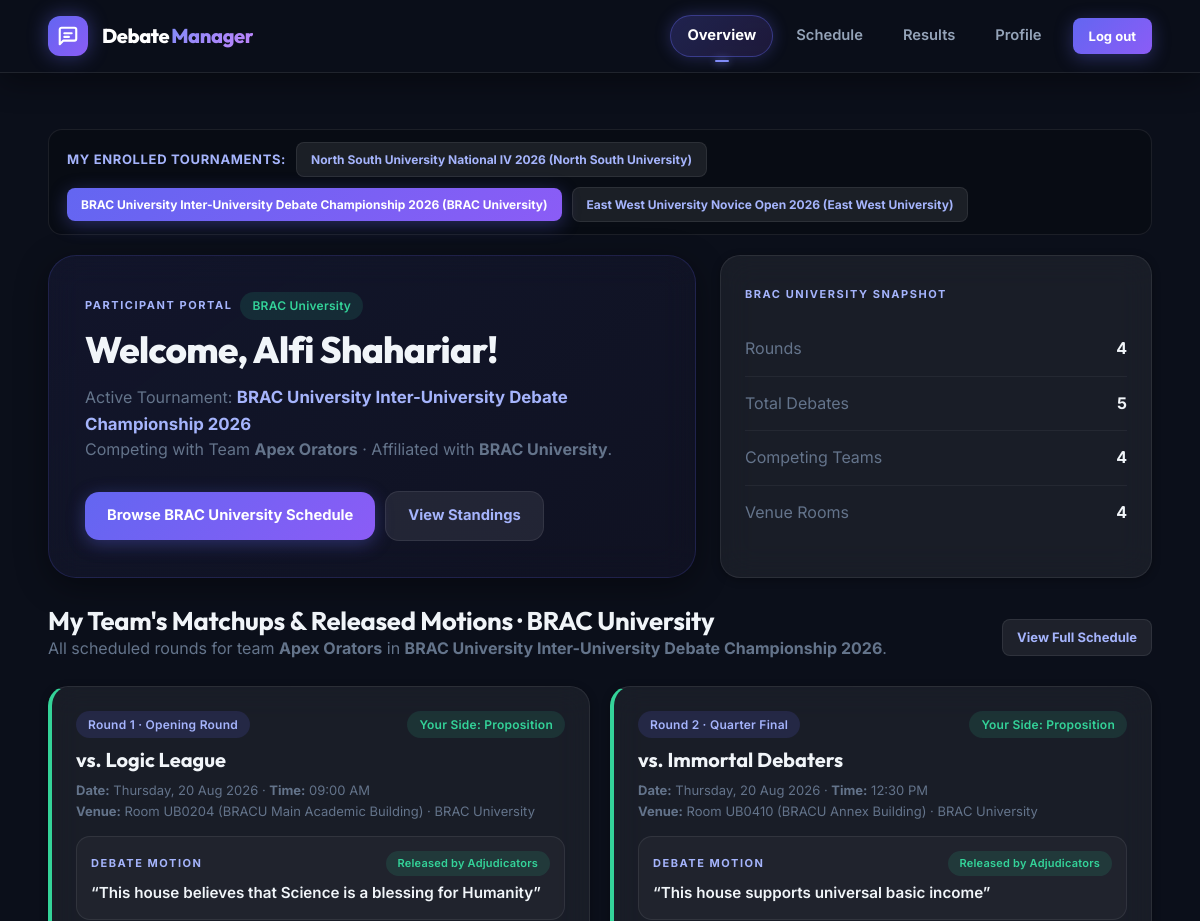
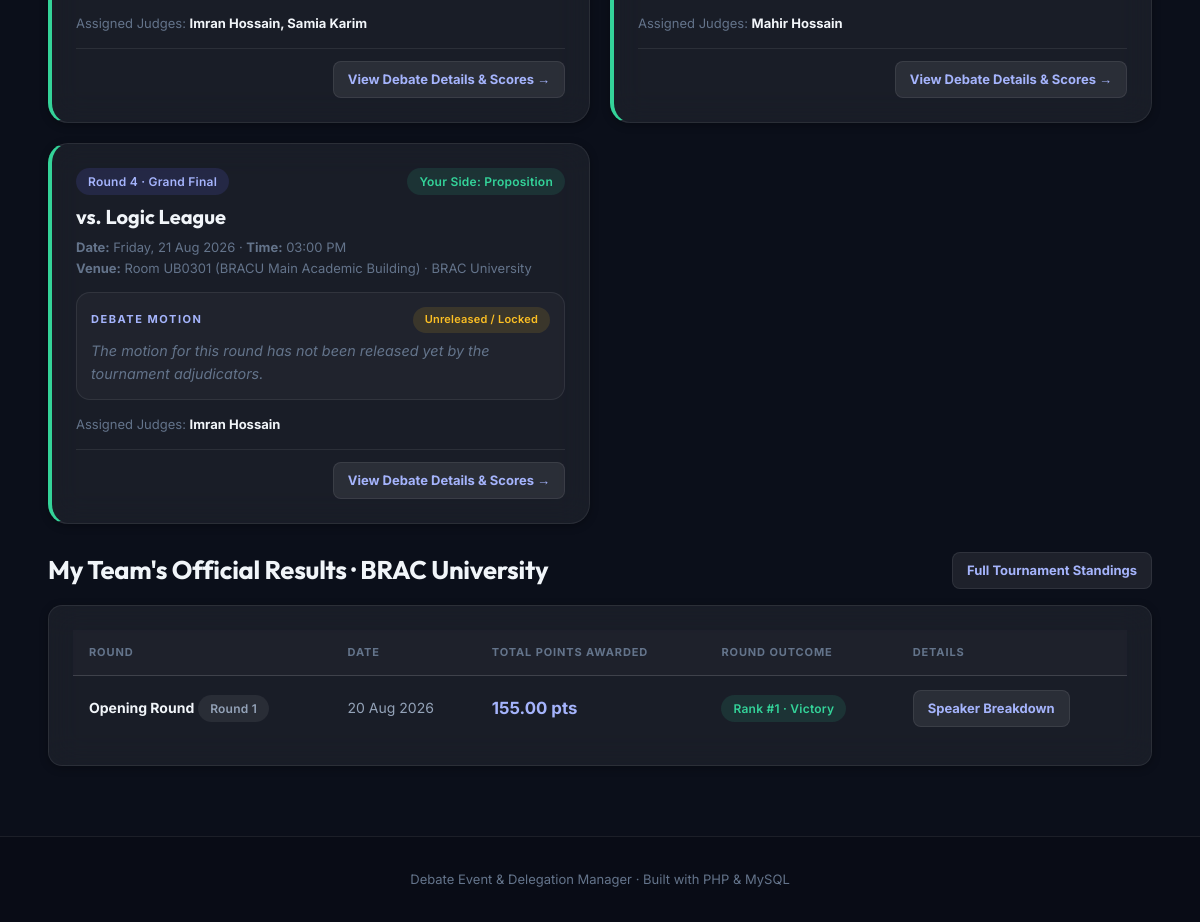
/dashboard.php (signed in), run on the app's committed database (2 pictures, top to bottom).
### tables this page shows
CREATE TABLE competition_registration (
  registration_id INT AUTO_INCREMENT PRIMARY KEY,
  competition_id INT NOT NULL,
  participant_id INT NOT NULL,
  registered_at TIMESTAMP DEFAULT CURRENT_TIMESTAMP,
  UNIQUE KEY uq_comp_part (competition_id, participant_id),
  CONSTRAINT fk_cr_comp FOREIGN KEY(competition_id) REFERENCES competition(competition_id) ON DELETE CASCADE,
  CONSTRAINT fk_cr_part FOREIGN KEY(participant_id) REFERENCES participant(participant_id) ON DELETE CASCADE
);

CREATE TABLE competition (
  competition_id INT AUTO_INCREMENT PRIMARY KEY,
  name VARCHAR(200) NOT NULL,
  description TEXT NULL,
  host_inst_id INT NOT NULL,
  start_date DATE NULL,
  end_date DATE NULL,
  status ENUM('upcoming','active','completed') NOT NULL DEFAULT 'active',
  created_at TIMESTAMP DEFAULT CURRENT_TIMESTAMP,
  CONSTRAINT fk_comp_institution FOREIGN KEY(host_inst_id) REFERENCES institution(inst_id) ON DELETE RESTRICT
);

CREATE TABLE institution (
  inst_id INT AUTO_INCREMENT PRIMARY KEY,
  name VARCHAR(120) NOT NULL,
  type VARCHAR(80) NOT NULL
);

CREATE TABLE participant (
  participant_id INT AUTO_INCREMENT PRIMARY KEY,
  email VARCHAR(160) NOT NULL UNIQUE,
  name VARCHAR(120) NOT NULL,
  phone VARCHAR(40),
  age INT,
  skill_level VARCHAR(50),
  inst_id INT NULL,
  CONSTRAINT fk_participant_inst FOREIGN KEY(inst_id) REFERENCES institution(inst_id) ON DELETE SET NULL
);

CREATE TABLE team (
  team_id INT AUTO_INCREMENT PRIMARY KEY,
  competition_id INT NOT NULL,
  team_name VARCHAR(120) NOT NULL,
  inst_id INT NULL,
  CONSTRAINT fk_team_comp FOREIGN KEY(competition_id) REFERENCES competition(competition_id) ON DELETE CASCADE,
  CONSTRAINT fk_team_inst FOREIGN KEY(inst_id) REFERENCES institution(inst_id) ON DELETE SET NULL,
  UNIQUE KEY uq_comp_team (competition_id, team_name)
);

CREATE TABLE debate_round (
  round_id INT AUTO_INCREMENT PRIMARY KEY,
  competition_id INT NOT NULL,
  round_name VARCHAR(120) NOT NULL,
  round_num INT NOT NULL,
  start_time DATETIME NOT NULL,
  CONSTRAINT fk_round_comp FOREIGN KEY(competition_id) REFERENCES competition(competition_id) ON DELETE CASCADE
);

CREATE TABLE debate_assignment (
  assignment_id INT AUTO_INCREMENT PRIMARY KEY,
  date DATE NOT NULL,
  room_id INT NOT NULL,
  round_id INT NOT NULL,
  motion TEXT NULL,
  motion_status ENUM('draft','released') NOT NULL DEFAULT 'draft',
  CONSTRAINT fk_assignment_room FOREIGN KEY(room_id) REFERENCES room(room_id) ON DELETE RESTRICT,
  CONSTRAINT fk_assignment_round FOREIGN KEY(round_id) REFERENCES debate_round(round_id) ON DELETE CASCADE
);

CREATE TABLE participates_in (
  team_id INT NOT NULL,
  assignment_id INT NOT NULL,
  side ENUM('Proposition','Opposition') NOT NULL,
  PRIMARY KEY(team_id, assignment_id),
  UNIQUE KEY uq_assignment_side(assignment_id, side),
  CONSTRAINT fk_pi_team FOREIGN KEY(team_id) REFERENCES team(team_id) ON DELETE CASCADE,
  CONSTRAINT fk_pi_assignment FOREIGN KEY(assignment_id) REFERENCES debate_assignment(assignment_id) ON DELETE CASCADE
);

CREATE TABLE room (
  room_id INT AUTO_INCREMENT PRIMARY KEY,
  competition_id INT NOT NULL,
  number VARCHAR(30) NOT NULL,
  building VARCHAR(120) NOT NULL,
  CONSTRAINT fk_room_comp FOREIGN KEY(competition_id) REFERENCES competition(competition_id) ON DELETE CASCADE
);

CREATE TABLE team_totals (
  team_id INT NOT NULL,
  assignment_id INT NOT NULL,
  total_points DECIMAL(8,2) NOT NULL,
  team_rank INT NULL,
  PRIMARY KEY(team_id, assignment_id),
  CONSTRAINT fk_tt_team FOREIGN KEY(team_id) REFERENCES team(team_id) ON DELETE CASCADE,
  CONSTRAINT fk_tt_assignment FOREIGN KEY(assignment_id) REFERENCES debate_assignment(assignment_id) ON DELETE CASCADE
);

### dashboard.php (the view, shortened to what the rows shown need)
<?php
require_once 'config/bootstrap.php';
$u = current_user();
$pid = (int)$u['participant_id'];
$userCompId = user_active_competition_id($pid);
$activeComp = get_competition($userCompId);
$myComps    = user_competitions($pid);
$profile = one(
    'SELECT p.*, i.name AS institution_name, d.team_id, t.team_name, d.skill_level AS debater_skill
     FROM participant p
     LEFT JOIN institution i ON i.inst_id = p.inst_id
     LEFT JOIN debater d ON d.participant_id = p.participant_id
     LEFT JOIN team t ON t.team_id = d.team_id AND t.competition_id = ?
     WHERE p.participant_id = ?',
    [$userCompId, $pid]
);
$teamDebates = [];
$teamResults = [];
if (!empty($profile['team_id'])) {
    $teamDebates = q(
        'SELECT a.assignment_id, a.date, a.motion, a.motion_status,
                r.round_name, r.round_num, r.start_time,
                ro.number AS room_number, ro.building,
                pi.side AS my_side,
                opp_pi.side AS opp_side,
                opp_t.team_name AS opponent_name,
                GROUP_CONCAT(DISTINCT jp.name ORDER BY jp.name SEPARATOR ", ") AS judge_names
         FROM participates_in pi
         JOIN debate_assignment a ON a.assignment_id = pi.assignment_id
         JOIN debate_round r ON r.round_id = a.round_id
         JOIN room ro ON ro.room_id = a.room_id
         LEFT JOIN participates_in opp_pi ON opp_pi.assignment_id = a.assignment_id AND opp_pi.team_id != pi.team_id
         LEFT JOIN team opp_t ON opp_t.team_id = opp_pi.team_id
         LEFT JOIN assignment_judge aj ON aj.assignment_id = a.assignment_id
         LEFT JOIN participant jp ON jp.participant_id = aj.participant_id
         WHERE pi.team_id = ? AND r.competition_id = ?
         GROUP BY a.assignment_id
         ORDER BY a.date, r.start_time',
        [$profile['team_id'], $userCompId]
    );
    $teamResults = q(
        'SELECT tt.total_points, tt.team_rank, tt.assignment_id,
                r.round_name, r.round_num, a.date
         FROM team_totals tt
         JOIN debate_assignment a ON a.assignment_id = tt.assignment_id
         JOIN debate_round r ON r.round_id = a.round_id
         WHERE tt.team_id = ? AND r.competition_id = ?
         ORDER BY a.date DESC, r.round_num DESC',
        [$profile['team_id'], $userCompId]
    );
}
$counts = [
    'rounds'  => one('SELECT COUNT(*) c FROM debate_round WHERE competition_id=?', [$userCompId])['c'] ?? 0,
    'debates' => one('SELECT COUNT(*) c FROM debate_assignment a JOIN debate_round r ON r.round_id = a.round_id WHERE r.competition_id=?', [$userCompId])['c'] ?? 0,
    'teams'   => one('SELECT COUNT(*) c FROM team WHERE competition_id=?', [$userCompId])['c'] ?? 0,
    'rooms'   => one('SELECT COUNT(*) c FROM room WHERE competition_id=?', [$userCompId])['c'] ?? 0,
];
include 'partials/header.php';
?>
<?php if (!empty($myComps)): ?>
  <div style="margin-bottom: 20px; display: flex; align-items: center; justify-content: space-between; flex-wrap: wrap; gap: 12px; background: rgba(0,0,0,0.2); padding: 12px 18px; border-radius: var(--radius-md); border: 1px solid var(--glass-border);">
    <div style="display: flex; align-items: center; gap: 10px; flex-wrap: wrap;">
      <span style="font-size: 13px; font-weight: 700; color: var(--accent-bright); text-transform: uppercase; letter-spacing: 0.05em;">My Enrolled Tournaments:</span>
      <?php foreach ($myComps as $mc): ?>
        <a href="dashboard.php?comp_id=<?= $mc['competition_id'] ?>"
           class="btn small <?= $mc['competition_id'] == $userCompId ? '' : 'secondary' ?>"
           style="font-size: 12px;">
          <?= e($mc['name']) ?> (<?= e($mc['host_name']) ?>)
        </a>
      <?php endforeach; ?>
    </div>
  </div>
<?php endif; ?>
<div class="hero">
  <div class="hero-card">
    <div>
      <div style="display: flex; align-items: center; gap: 8px; margin-bottom: 8px;">
        <span class="kicker" style="margin-bottom: 0;">Participant Portal</span>
        <span class="badge green"><?= e($activeComp['host_name'] ?? 'Tournament') ?></span>
      </div>
      <h1>Welcome, <?= e($profile['name'] ?? $u['name'] ?? 'Debater') ?>!</h1>
      <p class="muted" style="margin-top: 6px;">
        Active Tournament: <strong style="color: var(--accent-bright); font-size: 1.05rem;"><?= e($activeComp['name'] ?? 'Open Debate') ?></strong>
        <br>
        <?php if (!empty($profile['team_name'])): ?>
          Competing with Team <strong><?= e($profile['team_name']) ?></strong> &middot; Affiliated with <strong><?= e($profile['institution_name'] ?: 'Independent') ?></strong>.
        <?php else: ?>
          Home University / Affiliation: <strong><?= e($profile['institution_name'] ?: 'Independent') ?></strong>.
        <?php endif; ?>
      </p>
    </div>
    <div class="actions" style="margin-top: 20px;">
      <a class="btn" href="schedule.php?comp=<?= $userCompId ?>">Browse <?= e($activeComp['host_name'] ?? '') ?> Schedule</a>
      <a class="btn secondary" href="results.php?comp=<?= $userCompId ?>">View Standings</a>
    </div>
  </div>
  <div class="card stat-card" style="display: flex; flex-direction: column; justify-content: space-between;">
    <div>
      <span class="kicker"><?= e($activeComp['host_name'] ?? '') ?> Snapshot</span>
      <div class="mini-list" style="margin-top: 10px;">
        <div class="mini-item">
          <span class="muted">Rounds</span>
          <strong><?= e($counts['rounds']) ?></strong>
        </div>
        <div class="mini-item">
          <span class="muted">Total Debates</span>
          <strong><?= e($counts['debates']) ?></strong>
        </div>
        <div class="mini-item">
          <span class="muted">Competing Teams</span>
          <strong><?= e($counts['teams']) ?></strong>
        </div>
        <div class="mini-item">
          <span class="muted">Venue Rooms</span>
          <strong><?= e($counts['rooms']) ?></strong>
        </div>
      </div>
    </div>
  </div>
</div>
<?php if (!empty($profile['team_id'])): ?>
  <div class="section">
    <div class="section-head">
      <div>
        <h2>My Team's Matchups &amp; Released Motions &middot; <?= e($activeComp['host_name'] ?? '') ?></h2>
        <p class="muted">All scheduled rounds for team <strong><?= e($profile['team_name']) ?></strong> in <strong><?= e($activeComp['name'] ?? '') ?></strong>.</p>
      </div>
      <a href="schedule.php?comp=<?= $userCompId ?>" class="btn small secondary">View Full Schedule</a>
    </div>
    <div class="grid grid-2">
      <?php foreach ($teamDebates as $d): ?>
        <div class="card" style="display: flex; flex-direction: column; justify-content: space-between; border-left: 4px solid <?= $d['my_side'] === 'Proposition' ? 'var(--success)' : 'var(--accent-deep)' ?>;">
          <div>
            <div style="display: flex; justify-content: space-between; align-items: center; margin-bottom: 10px;">
              <span class="badge">Round <?= e($d['round_num']) ?> &middot; <?= e($d['round_name']) ?></span>
              <span class="badge <?= $d['my_side'] === 'Proposition' ? 'green' : 'gray' ?>">
                Your Side: <?= e($d['my_side']) ?>
              </span>
            </div>
            <h3 style="margin-top: 4px; font-size: 1.25rem;">
              vs. <?= e($d['opponent_name'] ?: 'To Be Announced') ?>
            </h3>
            <div class="muted" style="font-size: 13px; margin: 8px 0 14px;">
              <strong>Date:</strong> <?= e(date('l, d M Y', strtotime($d['date']))) ?> &middot;
              <strong>Time:</strong> <?= e(date('h:i A', strtotime($d['start_time']))) ?>
              <br>
              <strong>Venue:</strong> Room <?= e($d['room_number']) ?> (<?= e($d['building']) ?>) &middot; <?= e($activeComp['host_name'] ?? '') ?>
            </div>
            <div style="background: rgba(255, 255, 255, 0.03); border: 1px solid var(--glass-border); border-radius: var(--radius-md); padding: 14px; margin-bottom: 14px;">
              <div style="display: flex; align-items: center; justify-content: space-between; margin-bottom: 6px;">
                <span class="kicker" style="margin-bottom: 0;">Debate Motion</span>
                <?php if ($d['motion_status'] === 'released'): ?>
                  <span class="badge green" style="font-size: 11px;">Released by Adjudicators</span>
                <?php else: ?>
                  <span class="badge yellow" style="font-size: 11px;">Unreleased / Locked</span>
                <?php endif; ?>
              </div>
              <?php if ($d['motion_status'] === 'released' && !empty($d['motion'])): ?>
                <p style="font-size: 0.95rem; font-weight: 600; color: var(--text-primary); line-height: 1.5; margin: 0;">
                  &ldquo;<?= e($d['motion']) ?>&rdquo;
                </p>
              <?php else: ?>
                <p class="muted" style="font-size: 0.9rem; font-style: italic; margin: 0;">
                  The motion for this round has not been released yet by the tournament adjudicators.
                </p>
              <?php endif; ?>
            </div>
            <div style="font-size: 13px; margin-bottom: 14px;">
              <span class="muted">Assigned Judges:</span>
              <strong><?= e($d['judge_names'] ?: 'Pending panel allocation') ?></strong>
            </div>
          </div>
          <div style="padding-top: 12px; border-top: 1px solid var(--glass-border); display: flex; justify-content: flex-end;">
            <a class="btn small secondary" href="debate.php?id=<?= $d['assignment_id'] ?>">View Debate Details &amp; Scores &rarr;</a>
          </div>
        </div>
      <?php endforeach; ?>
    </div>
  </div>
  <?php if (!empty($teamResults)): ?>
    <div class="section">
      <div class="section-head">
        <h2>My Team's Official Results &middot; <?= e($activeComp['host_name'] ?? '') ?></h2>
        <a href="results.php?comp=<?= $userCompId ?>" class="btn small secondary">Full Tournament Standings</a>
      </div>
      <div class="card table-wrap">
        <table class="table">
          <thead>
            <tr>
              <th>Round</th>
              <th>Date</th>
              <th>Total Points Awarded</th>
              <th>Round Outcome</th>
              <th>Details</th>
            </tr>
          </thead>
          <tbody>
            <?php foreach ($teamResults as $res): ?>
              <tr>
                <td><strong><?= e($res['round_name']) ?></strong> <span class="badge gray">Round <?= e($res['round_num']) ?></span></td>
                <td><?= e(date('d M Y', strtotime($res['date']))) ?></td>
                <td><strong style="font-size: 1.05rem; color: var(--accent-bright);"><?= e($res['total_points']) ?> pts</strong></td>
                <td>
                  <span class="badge <?= $res['team_rank'] == 1 ? 'green' : 'gray' ?>">
                    <?= $res['team_rank'] == 1 ? 'Rank #1 &middot; Victory' : 'Rank #' . e($res['team_rank'] ?? '—') ?>
                  </span>
                </td>
                <td>
                  <a class="btn small secondary" href="debate.php?id=<?= $res['assignment_id'] ?>">Speaker Breakdown</a>
                </td>
              </tr>
            <?php endforeach; ?>
          </tbody>
        </table>
      </div>
    </div>
  <?php endif; ?>
<?php endif; ?>
<?php include 'partials/footer.php'; ?>

### data on the page
competition_registration: competition.name "North South University National IV 2026", institution.name "North South University"
competition_registration: competition.name "BRAC University Inter-University Debate Championship 2026", institution.name "BRAC University"
competition_registration: competition.name "East West University Novice Open 2026", institution.name "East West University"
competition: host_inst.name "BRAC University", name "BRAC University Inter-University Debate Championship 2026", host_inst.name "BRAC UNIVERSITY"
participant: name "Alfi Shahariar", team.team_name "Apex Orators", inst.name "BRAC University"
debate_round: round_num "4"
debate_assignment: assignment_id "5"
participates_in: debate_round.round_num "1", debate_round.round_name "Opening Round", side "Proposition", opponent_name "Logic League", assignment.date "Thursday, 20 Aug 2026", debate_round.start_time "09:00 AM", room.number "UB0204", room.building "BRACU Main Academic Building", shows "Released by Adjudicators", assignment.motion "This house believes that Science is a blessing for Humanity", judge_names "Imran Hossain, Samia Karim"
institution: name "BRAC University"
participates_in: debate_round.round_num "2", debate_round.round_name "Quarter Final", side "Proposition", opponent_name "Immortal Debaters", assignment.date "Thursday, 20 Aug 2026", debate_round.start_time "12:30 PM", room.number "UB0410", room.building "BRACU Annex Building", shows "Released by Adjudicators", assignment.motion "This house supports universal basic income", judge_names "Mahir Hossain"
participates_in: debate_round.round_num "4", debate_round.round_name "Grand Final", side "Proposition", opponent_name "Logic League", assignment.date "Friday, 21 Aug 2026", debate_round.start_time "03:00 PM", room.number "UB0301", room.building "BRACU Main Academic Building", shows "Unreleased / Locked", shows "The motion for this round has not been released yet by the tournament adjudicators.", judge_names "Imran Hossain"
team_totals: debate_round.round_name "Opening Round", debate_round.round_num "1", assignment.date "20 Aug 2026", total_points "155.00", team_rank "Rank #1 · Victory"
